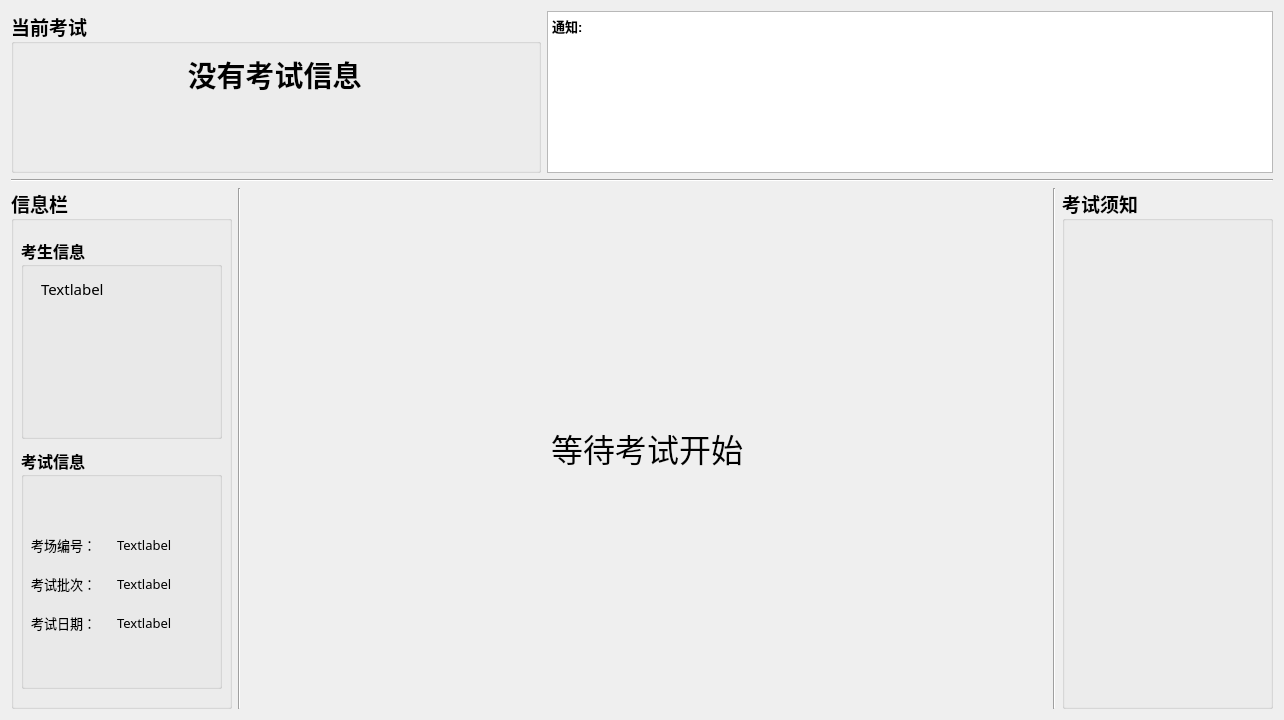
<?xml version="1.0" encoding="UTF-8"?>
<ui version="4.0">
 <class>MainFrameUI</class>
 <widget class="QWidget" name="MainFrameUI">
  <property name="geometry">
   <rect>
    <x>0</x>
    <y>0</y>
    <width>1280</width>
    <height>720</height>
   </rect>
  </property>
  <property name="minimumSize">
   <size>
    <width>0</width>
    <height>0</height>
   </size>
  </property>
  <property name="maximumSize">
   <size>
    <width>1280</width>
    <height>720</height>
   </size>
  </property>
  <property name="windowTitle">
   <string>mainframe</string>
  </property>
  <layout class="QGridLayout" name="gridLayout">
   <item row="0" column="0">
    <layout class="QVBoxLayout" name="verticalLayout_3">
     <item>
      <layout class="QHBoxLayout" name="horizontalLayout_9">
       <item>
        <widget class="QGroupBox" name="groupBox_2">
         <property name="minimumSize">
          <size>
           <width>530</width>
           <height>0</height>
          </size>
         </property>
         <property name="font">
          <font>
           <family>微软雅黑</family>
           <pointsize>14</pointsize>
           <weight>75</weight>
           <bold>true</bold>
          </font>
         </property>
         <property name="title">
          <string>当前考试</string>
         </property>
         <widget class="QSplitter" name="splitter">
          <property name="geometry">
           <rect>
            <x>3</x>
            <y>18</y>
            <width>521</width>
            <height>91</height>
           </rect>
          </property>
          <property name="orientation">
           <enum>Qt::Horizontal</enum>
          </property>
          <widget class="QLabel" name="label_papername">
           <property name="font">
            <font>
             <family>微软雅黑</family>
             <pointsize>22</pointsize>
            </font>
           </property>
           <property name="text">
            <string>&lt;!DOCTYPE HTML PUBLIC &quot;-//W3C//DTD HTML 4.0//EN&quot; &quot;http://www.w3.org/TR/REC-html40/strict.dtd&quot;&gt;
&lt;html&gt;&lt;head&gt;&lt;meta name=&quot;qrichtext&quot; content=&quot;1&quot; /&gt;&lt;style type=&quot;text/css&quot;&gt;
p, li { white-space: pre-wrap; }
&lt;/style&gt;&lt;/head&gt;&lt;body style=&quot; font-family:'微软雅黑'; font-size:22pt; font-weight:600; font-style:normal;&quot;&gt;
&lt;p style=&quot; margin-top:0px; margin-bottom:0px; margin-left:0px; margin-right:0px; -qt-block-indent:0; text-indent:0px;&quot;&gt;没有考试信息&lt;/p&gt;&lt;/body&gt;&lt;/html&gt;</string>
           </property>
           <property name="alignment">
            <set>Qt::AlignCenter</set>
           </property>
           <property name="wordWrap">
            <bool>true</bool>
           </property>
          </widget>
         </widget>
        </widget>
       </item>
       <item>
        <widget class="QTextBrowser" name="textBrowser_Inform">
         <property name="html">
          <string>&lt;!DOCTYPE HTML PUBLIC &quot;-//W3C//DTD HTML 4.0//EN&quot; &quot;http://www.w3.org/TR/REC-html40/strict.dtd&quot;&gt;
&lt;html&gt;&lt;head&gt;&lt;meta name=&quot;qrichtext&quot; content=&quot;1&quot; /&gt;&lt;style type=&quot;text/css&quot;&gt;
p, li { white-space: pre-wrap; }
&lt;/style&gt;&lt;/head&gt;&lt;body style=&quot; font-family:'SimSun'; font-size:9pt; font-weight:400; font-style:normal;&quot;&gt;
&lt;p style=&quot; margin-top:0px; margin-bottom:0px; margin-left:0px; margin-right:0px; -qt-block-indent:0; text-indent:0px;&quot;&gt;&lt;span style=&quot; font-size:10pt; font-weight:600;&quot;&gt;通知:&lt;/span&gt;&lt;/p&gt;&lt;/body&gt;&lt;/html&gt;</string>
         </property>
        </widget>
       </item>
      </layout>
     </item>
     <item>
      <widget class="Line" name="line_3">
       <property name="orientation">
        <enum>Qt::Horizontal</enum>
       </property>
      </widget>
     </item>
     <item>
      <layout class="QHBoxLayout" name="horizontalLayout_8">
       <item>
        <widget class="QGroupBox" name="groupBox">
         <property name="minimumSize">
          <size>
           <width>221</width>
           <height>521</height>
          </size>
         </property>
         <property name="maximumSize">
          <size>
           <width>221</width>
           <height>521</height>
          </size>
         </property>
         <property name="font">
          <font>
           <family>微软雅黑</family>
           <pointsize>14</pointsize>
           <weight>75</weight>
           <bold>true</bold>
          </font>
         </property>
         <property name="title">
          <string>信息栏</string>
         </property>
         <widget class="QGroupBox" name="groupBox_4">
          <property name="geometry">
           <rect>
            <x>10</x>
            <y>260</y>
            <width>201</width>
            <height>241</height>
           </rect>
          </property>
          <property name="font">
           <font>
            <family>微软雅黑</family>
            <pointsize>12</pointsize>
           </font>
          </property>
          <property name="title">
           <string>考试信息</string>
          </property>
          <widget class="QWidget" name="layoutWidget">
           <property name="geometry">
            <rect>
             <x>10</x>
             <y>80</y>
             <width>191</width>
             <height>111</height>
            </rect>
           </property>
           <property name="font">
            <font>
             <pointsize>10</pointsize>
            </font>
           </property>
           <layout class="QVBoxLayout" name="verticalLayout">
            <item>
             <layout class="QHBoxLayout" name="horizontalLayout_2">
              <item>
               <widget class="QLabel" name="label_4">
                <property name="maximumSize">
                 <size>
                  <width>80</width>
                  <height>16777215</height>
                 </size>
                </property>
                <property name="font">
                 <font>
                  <family>微软雅黑</family>
                  <pointsize>10</pointsize>
                  <weight>50</weight>
                  <bold>false</bold>
                 </font>
                </property>
                <property name="text">
                 <string>考场编号：</string>
                </property>
               </widget>
              </item>
              <item>
               <widget class="QLabel" name="label_NO">
                <property name="maximumSize">
                 <size>
                  <width>200</width>
                  <height>16777215</height>
                 </size>
                </property>
                <property name="font">
                 <font>
                  <family>微软雅黑</family>
                  <pointsize>10</pointsize>
                  <weight>50</weight>
                  <bold>false</bold>
                 </font>
                </property>
                <property name="text">
                 <string>Textlabel</string>
                </property>
                <property name="wordWrap">
                 <bool>true</bool>
                </property>
               </widget>
              </item>
             </layout>
            </item>
            <item>
             <layout class="QHBoxLayout" name="horizontalLayout_3">
              <item>
               <widget class="QLabel" name="label_5">
                <property name="maximumSize">
                 <size>
                  <width>80</width>
                  <height>16777215</height>
                 </size>
                </property>
                <property name="font">
                 <font>
                  <family>微软雅黑</family>
                  <pointsize>10</pointsize>
                  <weight>50</weight>
                  <bold>false</bold>
                 </font>
                </property>
                <property name="text">
                 <string>考试批次：</string>
                </property>
               </widget>
              </item>
              <item>
               <widget class="QLabel" name="label_pici">
                <property name="font">
                 <font>
                  <family>微软雅黑</family>
                  <pointsize>10</pointsize>
                  <weight>50</weight>
                  <bold>false</bold>
                 </font>
                </property>
                <property name="text">
                 <string>Textlabel</string>
                </property>
                <property name="wordWrap">
                 <bool>true</bool>
                </property>
               </widget>
              </item>
             </layout>
            </item>
            <item>
             <layout class="QHBoxLayout" name="horizontalLayout_4">
              <item>
               <widget class="QLabel" name="label_3">
                <property name="maximumSize">
                 <size>
                  <width>80</width>
                  <height>16777215</height>
                 </size>
                </property>
                <property name="font">
                 <font>
                  <family>微软雅黑</family>
                  <pointsize>10</pointsize>
                  <weight>50</weight>
                  <bold>false</bold>
                 </font>
                </property>
                <property name="text">
                 <string>考试日期：</string>
                </property>
               </widget>
              </item>
              <item>
               <widget class="QLabel" name="label_date">
                <property name="font">
                 <font>
                  <family>微软雅黑</family>
                  <pointsize>10</pointsize>
                  <weight>50</weight>
                  <bold>false</bold>
                 </font>
                </property>
                <property name="text">
                 <string>Textlabel</string>
                </property>
                <property name="wordWrap">
                 <bool>true</bool>
                </property>
               </widget>
              </item>
             </layout>
            </item>
           </layout>
          </widget>
         </widget>
         <widget class="QGroupBox" name="groupBox_5">
          <property name="geometry">
           <rect>
            <x>10</x>
            <y>50</y>
            <width>201</width>
            <height>201</height>
           </rect>
          </property>
          <property name="font">
           <font>
            <family>微软雅黑</family>
            <pointsize>12</pointsize>
           </font>
          </property>
          <property name="title">
           <string>考生信息</string>
          </property>
          <widget class="QLabel" name="label_userinfo">
           <property name="geometry">
            <rect>
             <x>20</x>
             <y>40</y>
             <width>171</width>
             <height>131</height>
            </rect>
           </property>
           <property name="font">
            <font>
             <family>微软雅黑</family>
             <pointsize>10</pointsize>
             <weight>50</weight>
             <bold>false</bold>
            </font>
           </property>
           <property name="text">
            <string>&lt;!DOCTYPE HTML PUBLIC &quot;-//W3C//DTD HTML 4.0//EN&quot; &quot;http://www.w3.org/TR/REC-html40/strict.dtd&quot;&gt;
&lt;html&gt;&lt;head&gt;&lt;meta name=&quot;qrichtext&quot; content=&quot;1&quot; /&gt;&lt;style type=&quot;text/css&quot;&gt;
p, li { white-space: pre-wrap; }
&lt;/style&gt;&lt;/head&gt;&lt;body style=&quot; font-family:'微软雅黑'; font-size:11pt; font-weight:400; font-style:normal;&quot;&gt;
&lt;p style=&quot; margin-top:0px; margin-bottom:0px; margin-left:0px; margin-right:0px; -qt-block-indent:0; text-indent:0px;&quot;&gt;Textlabel&lt;/p&gt;&lt;/body&gt;&lt;/html&gt;</string>
           </property>
           <property name="alignment">
            <set>Qt::AlignLeading|Qt::AlignLeft|Qt::AlignTop</set>
           </property>
           <property name="wordWrap">
            <bool>true</bool>
           </property>
          </widget>
         </widget>
        </widget>
       </item>
       <item>
        <widget class="Line" name="line">
         <property name="orientation">
          <enum>Qt::Vertical</enum>
         </property>
        </widget>
       </item>
       <item>
        <widget class="QStackedWidget" name="stackedWidget_main">
         <property name="minimumSize">
          <size>
           <width>800</width>
           <height>0</height>
          </size>
         </property>
         <property name="maximumSize">
          <size>
           <width>800</width>
           <height>500</height>
          </size>
         </property>
         <property name="midLineWidth">
          <number>0</number>
         </property>
         <property name="currentIndex">
          <number>0</number>
         </property>
         <widget class="QWidget" name="page_1">
          <layout class="QHBoxLayout" name="horizontalLayout">
           <item>
            <widget class="QLabel" name="label_m">
             <property name="font">
              <font>
               <family>微软雅黑</family>
               <pointsize>24</pointsize>
              </font>
             </property>
             <property name="text">
              <string>等待考试开始</string>
             </property>
             <property name="alignment">
              <set>Qt::AlignCenter</set>
             </property>
            </widget>
           </item>
          </layout>
         </widget>
        </widget>
       </item>
       <item>
        <widget class="Line" name="line_2">
         <property name="orientation">
          <enum>Qt::Vertical</enum>
         </property>
        </widget>
       </item>
       <item>
        <widget class="QGroupBox" name="groupBox_3">
         <property name="minimumSize">
          <size>
           <width>211</width>
           <height>521</height>
          </size>
         </property>
         <property name="maximumSize">
          <size>
           <width>211</width>
           <height>521</height>
          </size>
         </property>
         <property name="font">
          <font>
           <family>微软雅黑</family>
           <pointsize>14</pointsize>
           <weight>75</weight>
           <bold>true</bold>
          </font>
         </property>
         <property name="title">
          <string>考试须知</string>
         </property>
         <widget class="QLabel" name="label_message">
          <property name="geometry">
           <rect>
            <x>10</x>
            <y>70</y>
            <width>200</width>
            <height>441</height>
           </rect>
          </property>
          <property name="font">
           <font>
            <family>微软雅黑</family>
            <pointsize>12</pointsize>
           </font>
          </property>
          <property name="text">
           <string/>
          </property>
          <property name="alignment">
           <set>Qt::AlignLeading|Qt::AlignLeft|Qt::AlignTop</set>
          </property>
          <property name="wordWrap">
           <bool>true</bool>
          </property>
         </widget>
        </widget>
       </item>
      </layout>
     </item>
    </layout>
   </item>
  </layout>
 </widget>
 <resources/>
 <connections/>
</ui>
